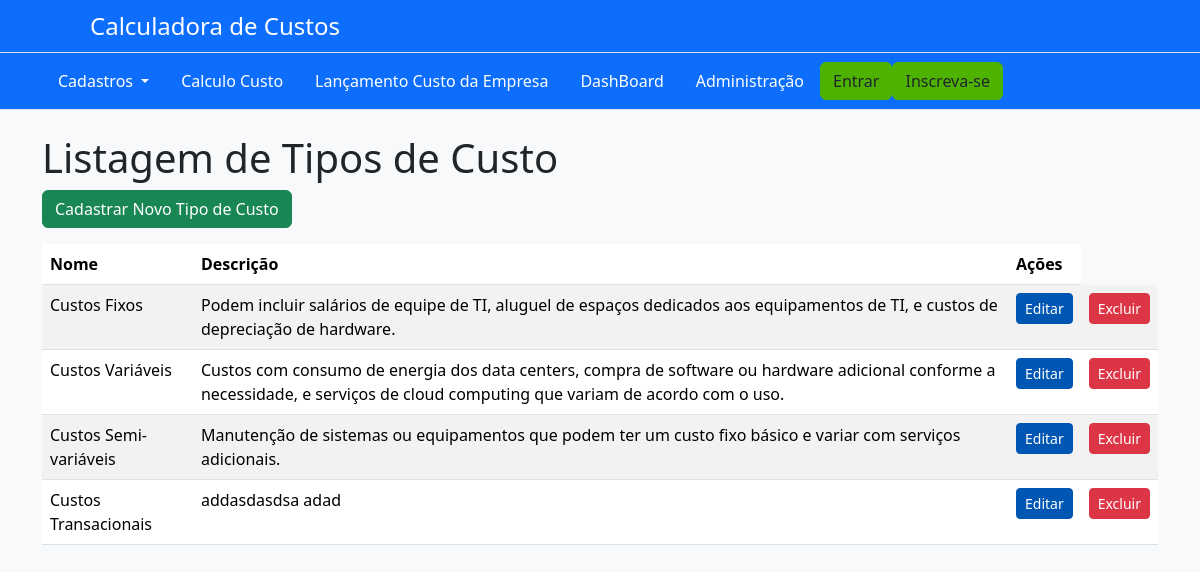
Before: /listartipocusto/ with the older database file.
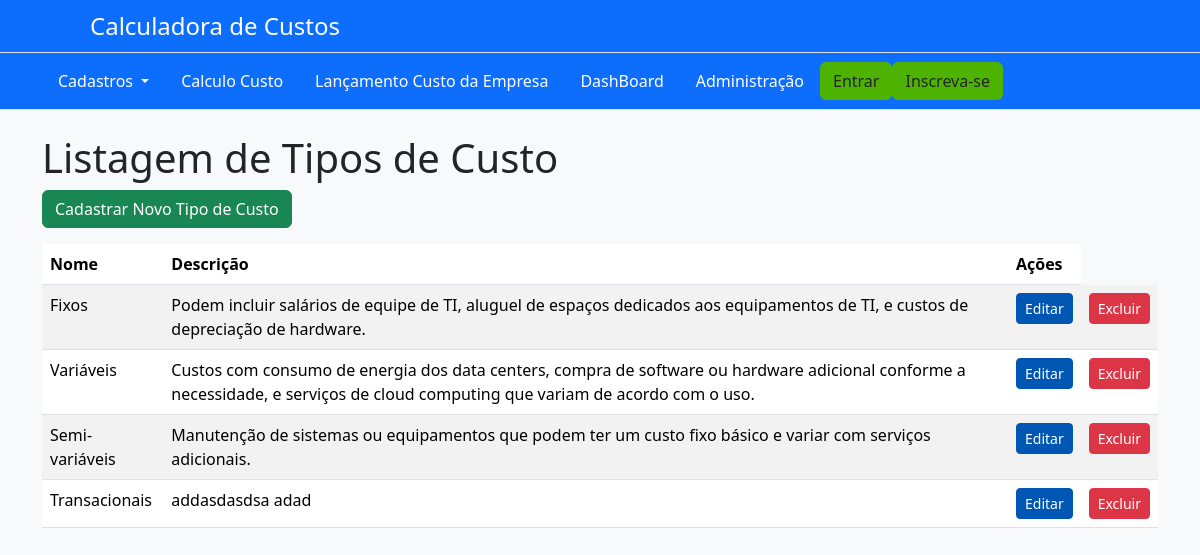
After: the same page with the newer database file.
### AppCalculadora/models.py (models this page shows, shortened)
class TipoCusto(models.Model):
    nome = models.CharField(max_length=255, help_text="Nome do tipo de custo (ex: Pessoal, Energia, Licenças)")
    descricao = models.TextField(help_text="Descrição do tipo de custo")

### AppCalculadora/views.py (the view)
# urls.py: path('listartipocusto/', views.listar_tipo_custo, name='listarTipoCusto'),
def listar_tipo_custo(request):
    tipos_custo = TipoCusto.objects.all()
    return render(request, 'tipocusto/listar_tipo_custo.html', {'tipos_custo': tipos_custo})

### AppCalculadora/templates/tipocusto/listar_tipo_custo.html
{% extends 'base.html' %}
{% block content %}
<div class="container">
    <h1 class="page-title">Listagem de Tipos de Custo</h1>
    <a href="{% url 'cadastrarTipoCusto' %}" class="btn btn-success mb-3">Cadastrar Novo Tipo de Custo</a>
    <table class="table table-striped">
        <thead>
            <tr>
                <th>Nome</th>
                <th>Descrição</th>
                <th>Ações</th>
            </tr>
        </thead>
        <tbody>
            {% for tipo_custo in tipos_custo %}
            <tr>
                <td>{{ tipo_custo.nome }}</td>
                <td>{{ tipo_custo.descricao }}</td>
                <td>
                    <a href="{% url 'editarTipoCusto' tipo_custo.pk %}" class="btn btn-primary btn-sm">Editar</a>
                 </td>
                <td>
                    <a href="{% url 'excluirTipoCusto' tipo_custo.pk %}" class="btn btn-danger btn-sm">Excluir</a>
                </td>
            </tr>
            {% endfor %}
        </tbody>
    </table>
</div>
{% endblock %}

Changed rows visible on the page:
changed TipoCusto: nome "Custos Fixos" → "Fixos"
changed TipoCusto: nome "Custos Variáveis" → "Variáveis"
changed TipoCusto: nome "Custos Semi-variáveis" → "Semi-variáveis"
changed TipoCusto "addasdasdsa adad": nome "Custos Transacionais" → "Transacionais"
